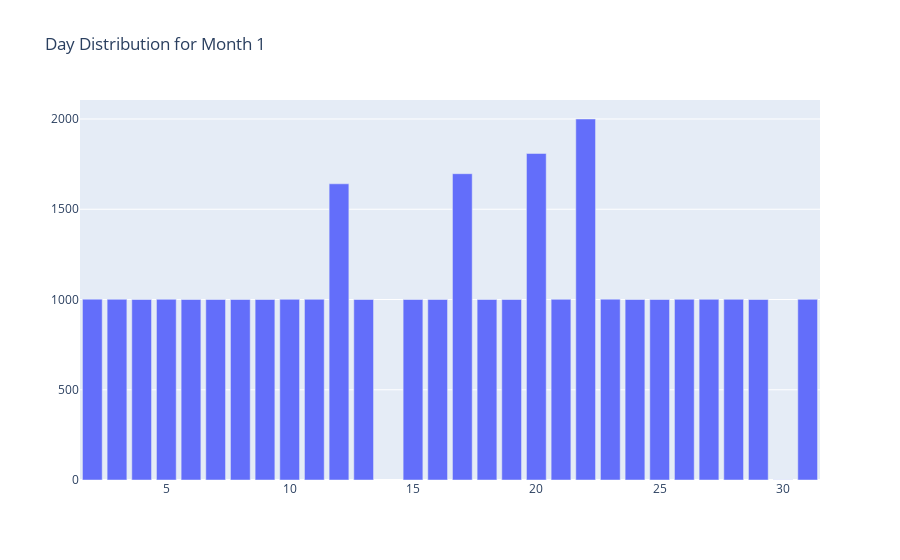
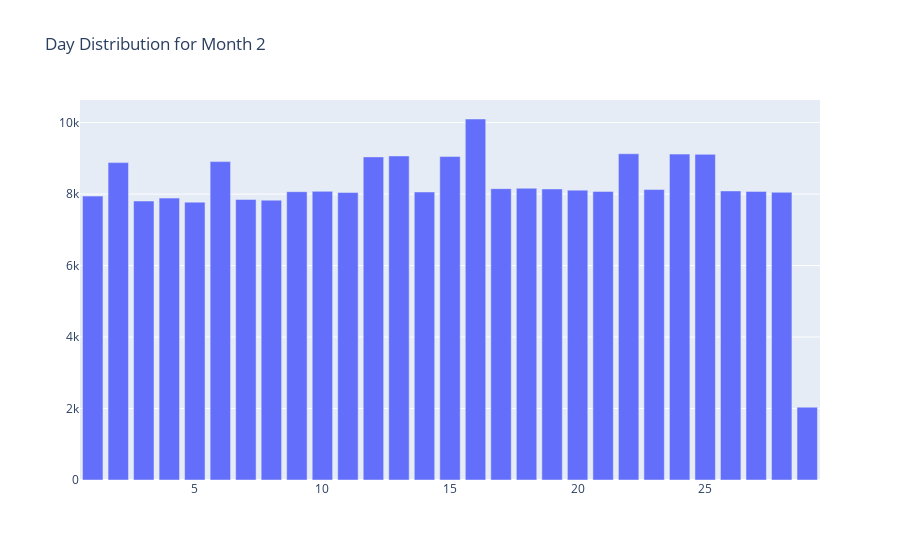
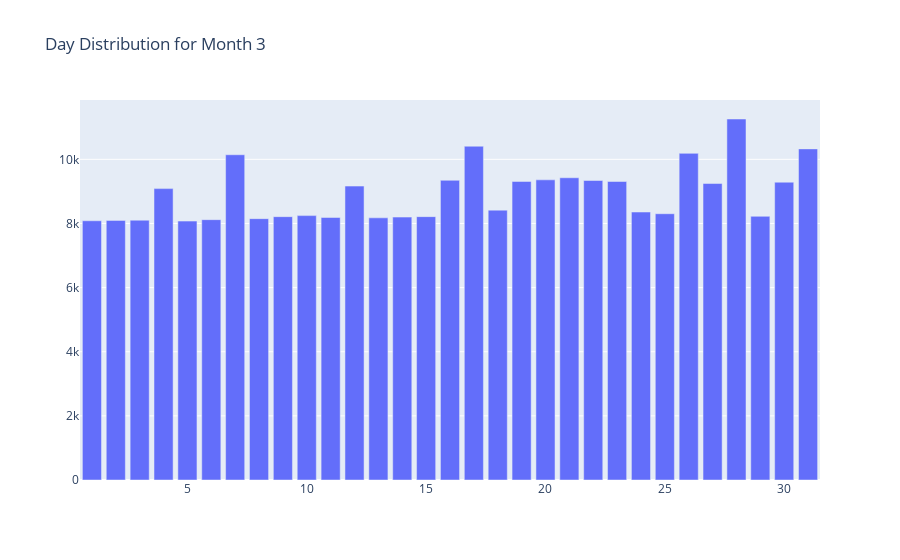
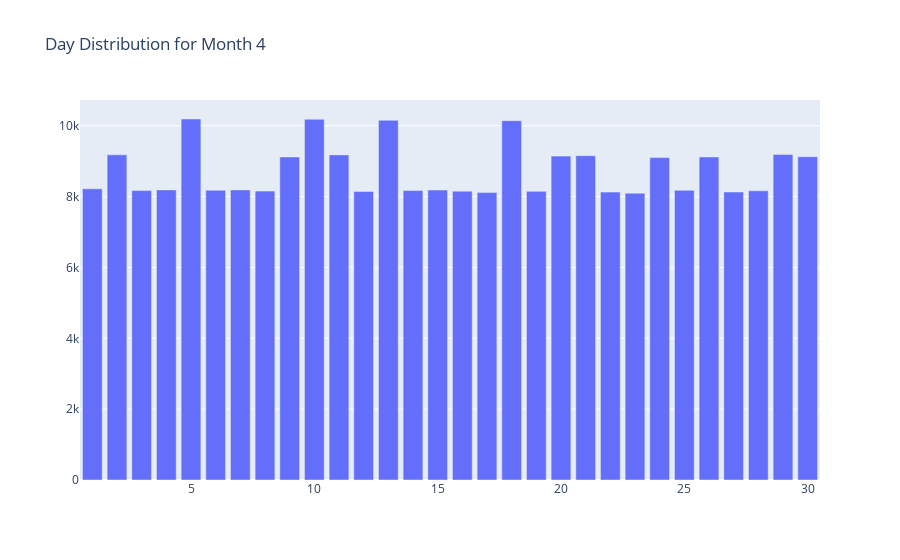

Notebook source saved alongside these figures, in order:
### Code cell
# Plot Date distribution for each month
for i in range(1, 13):
    fig = plot_monthly_distribution(i)
    fig.show()

### Figure 1 — Plotly figure (JSON) as saved in the notebook; plotly's stock layout.template omitted (floating-point values rounded to 4 significant figures)
{"data": [{"type": "bar", "x": [2, 3, 4, 5, 6, 7, 8, 9, 10, 11, 12, 13, 15, 16, 17, 18, 19, 20, 21, 22, 23, 24, 25, 26, 27, 28, 29, 30, 31], "y": [1002, 1001, 1000, 1001, 1000, 1000, 1000, 1000, 1001, 1001, 1641, 1000, 1000, 1000, 1697, 1000, 1000, 1809, 1001, 2000, 1002, 1000, 1000, 1001, 1001, 1001, 1000, 1, 1001]}], "layout": {"title": {"text": "Day Distribution for Month 1"}}}

### Figure 2 — Plotly figure (JSON) as saved in the notebook; plotly's stock layout.template omitted (floating-point values rounded to 4 significant figures)
{"data": [{"type": "bar", "x": [1, 2, 3, 4, 5, 6, 7, 8, 9, 10, 11, 12, 13, 14, 15, 16, 17, 18, 19, 20, 21, 22, 23, 24, 25, 26, 27, 28, 29], "y": [7943, 8880, 7805, 7887, 7774, 8908, 7849, 7830, 8066, 8076, 8043, 9040, 9066, 8058, 9049, 10100, 8152, 8162, 8143, 8109, 8075, 9127, 8126, 9118, 9111, 8087, 8075, 8050, 2037]}], "layout": {"title": {"text": "Day Distribution for Month 2"}}}

### Figure 3 — Plotly figure (JSON) as saved in the notebook; plotly's stock layout.template omitted (floating-point values rounded to 4 significant figures)
{"data": [{"type": "bar", "x": [1, 2, 3, 4, 5, 6, 7, 8, 9, 10, 11, 12, 13, 14, 15, 16, 17, 18, 19, 20, 21, 22, 23, 24, 25, 26, 27, 28, 29, 30, 31], "y": [8084, 8096, 8102, 9087, 8074, 8119, 10143, 8150, 8212, 8245, 8187, 9166, 8176, 8199, 8213, 9346, 10409, 8416, 9310, 9361, 9425, 9340, 9309, 8357, 8304, 10186, 9246, 11258, 8223, 9287, 10326]}], "layout": {"title": {"text": "Day Distribution for Month 3"}}}

### Figure 4 — Plotly figure (JSON) as saved in the notebook; plotly's stock layout.template omitted (floating-point values rounded to 4 significant figures)
{"data": [{"type": "bar", "x": [1, 2, 3, 4, 5, 6, 7, 8, 9, 10, 11, 12, 13, 14, 15, 16, 17, 18, 19, 20, 21, 22, 23, 24, 25, 26, 27, 28, 29, 30], "y": [8220, 9180, 8170, 8190, 10191, 8180, 8190, 8155, 9119, 10184, 9178, 8146, 10154, 8171, 8185, 8154, 8114, 10143, 8148, 9143, 9155, 8127, 8097, 9101, 8177, 9119, 8130, 8163, 9187, 9127]}], "layout": {"title": {"text": "Day Distribution for Month 4"}}}
